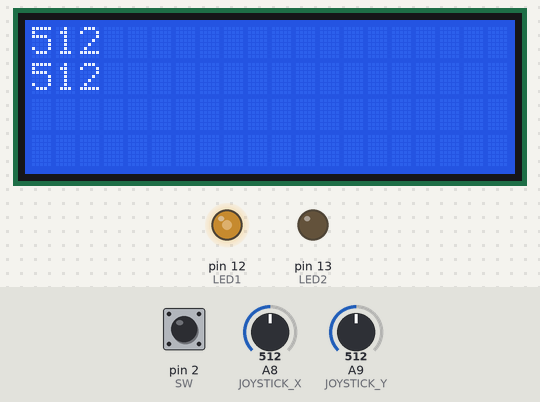
Recording of a sketch running on a simulated Arduino Mega 2560, built with avr-gcc and run on an emulated ATmega2560. Parts: 20×4 character LCD, output pins drawn as LEDs (lit = HIGH). The test bench sets the inputs (shaded band); at power-on: A8 (JOYSTICK_X) = 512, A9 (JOYSTICK_Y) = 512, pin 2 (SW) HIGH. What the sketch prints to the serial monitor is not drawn.

Above: at 1.2 s.
1.3 s: A8 (JOYSTICK_X) set to 502
At 2.0 s:
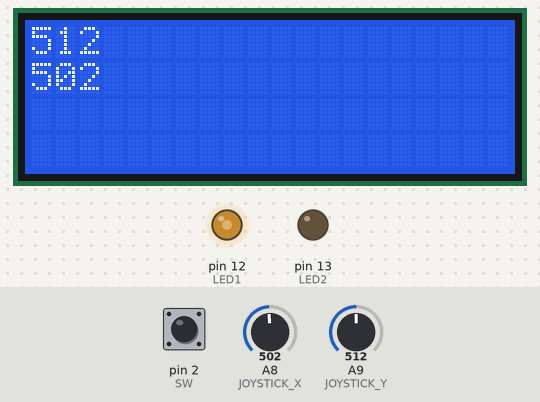
2.8 s: A8 (JOYSTICK_X) set to 484
At 3.5 s:
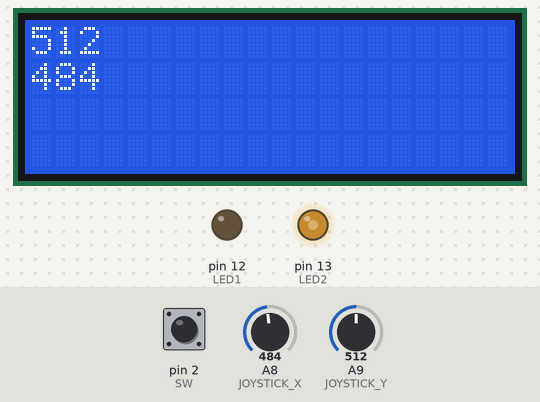
4.3 s: A9 (JOYSTICK_Y) set to 483
At 5.0 s:
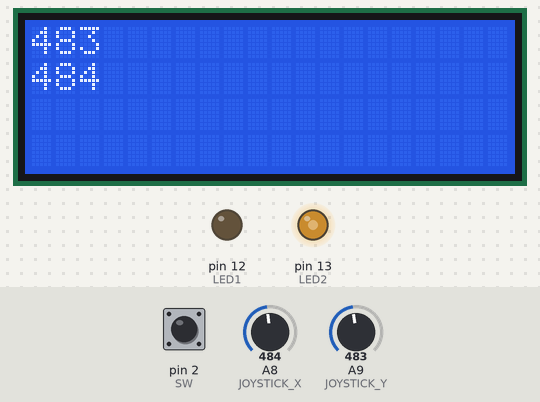
5.8 s: pin 2 (SW) pulled LOW for 0.15 s
At 6.3 s:
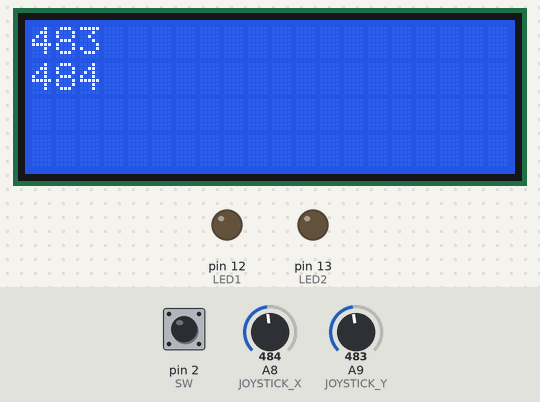
7.4 s: pin 2 (SW) pulled LOW for 1 s
At 7.7 s:
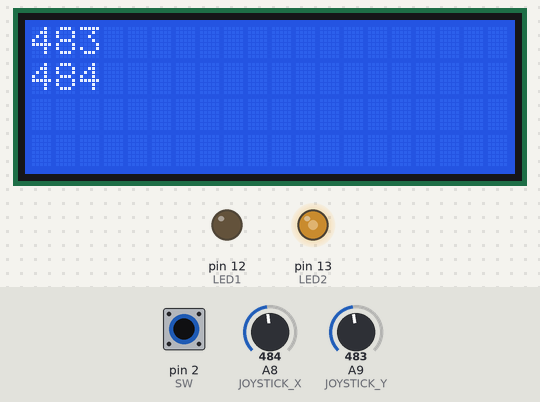
9.9 s: A9 (JOYSTICK_Y) set to 122
At 10.9 s:
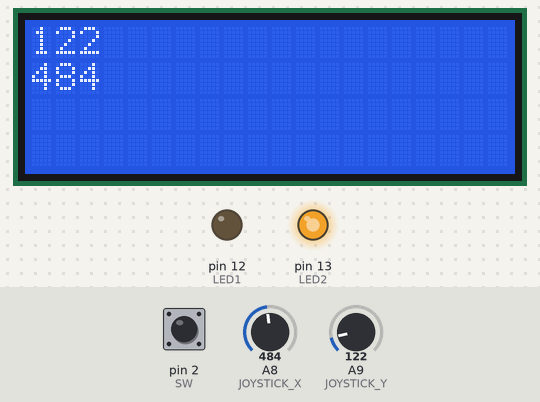
Timing chart, 0 to 12.4 s (numbered marks = the images above; inputs shaded):
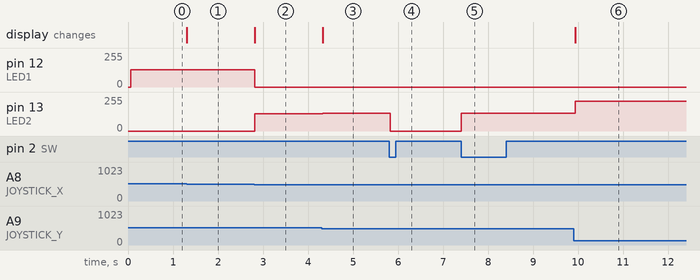

Measured:
- the behaviour switches between 494 and 493 on A8 (JOYSTICK_X) (found by bisection; images 1 and 2)
- after the input at 1.3 s, the display: changes at once (image 1)
- after the input at 2.8 s, pin 12 (LED1): 128/255 → 0/255 at once; pin 13 (LED2): 0/255 → 128/255 at once; the display: changes at once (image 2)
- after the input at 4.3 s, pin 13 (LED2): 128/255 → 135/255 at once; the display: changes at once (image 3)
- after the input at 5.8 s, pin 13 (LED2): 135/255 → 0/255 at once
- after the input at 7.4 s, pin 13 (LED2): 0/255 → 135/255 at once
- after the input at 9.9 s, pin 13 (LED2): 135/255 → 225/255 at once; the display: changes at once (image 6)

The sketch:

03_pulse_width_modulation.ino
```cpp
#include <Arduino.h>
#include <LiquidCrystal.h>
#include <Wire.h>

// Define pins for LCD
const int RS = 37, EN = 36, D4 = 35, D5 = 34, D6 = 33, D7 = 32;
LiquidCrystal lcd(RS, EN, D4, D5, D6, D7);

// Define joystick pins
const int JOYSTICK_X = A8, JOYSTICK_Y = A9;
const int SW = 2;
bool ledIsOn = true;

// Define LED pins
const int LED1 = 12, LED2 = 13;

// Define function for button press
void buttonPressed();

// Debounce variables for button
const unsigned long debounceDelay = 200;
unsigned long lastDebounceTime = 0;

void setup() {
    lcd.begin(20, 4);    // Initialize the LCD
    Serial.begin(9600);  // Initialize serial communication

    // Initialize LED pins as output
    pinMode(LED1, OUTPUT);
    pinMode(LED2, OUTPUT);
    pinMode(SW, INPUT_PULLUP);
    attachInterrupt(digitalPinToInterrupt(SW), buttonPressed, FALLING);
}

void loop() {
    if (!ledIsOn) {
        digitalWrite(LED1, LOW);
        digitalWrite(LED2, LOW);
        return;
    }

    int xPositionRaw = analogRead(JOYSTICK_X);
    int yPositionRaw = analogRead(JOYSTICK_Y);

    lcd.clear();
    lcd.setCursor(0, 0);
    lcd.print(yPositionRaw);
    lcd.setCursor(0, 1);
    lcd.print(xPositionRaw);

    int xPercentage = map(xPositionRaw, 0, 1023, -100, 100);
    int yPercentage = map(yPositionRaw, 0, 1023, -100, 100);

    // Control brightness based on Y - axis
    int brightness = map(abs(yPositionRaw), 0, 1023, 255, 0);

    // Control which LED is active based on X - axis
    if (xPositionRaw > 493) {
        analogWrite(LED1, brightness);
        digitalWrite(LED2, LOW);
    } else {
        analogWrite(LED2, brightness);
        digitalWrite(LED1, LOW);
    }

    delay(50);
}

void buttonPressed() {
    if ((millis() - lastDebounceTime) > debounceDelay) {
        Serial.println("Pressed");
        ledIsOn = !ledIsOn;
        lastDebounceTime = millis();
    }
}
```
